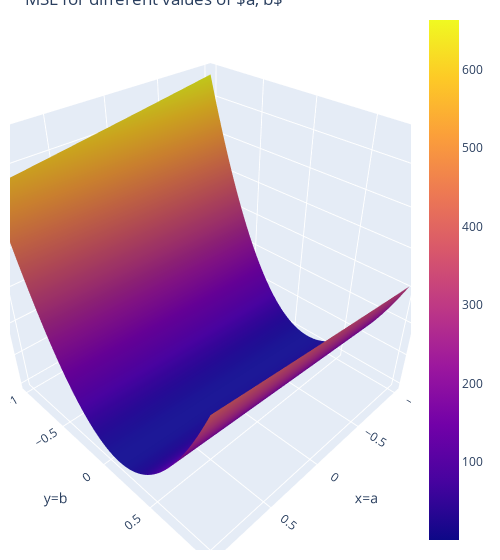

The code cell stored with this chart in its notebook:
### Markdown cell above
---
**Visual Solution** (not graded): Feel free to interact with the below plot and verify that the $\hat{a}$ and $\hat{b}$ you computed using either method above minimize the MSE. In the cell below  we plot the mean squared error for different parameter values. Note that now that we have two parameters, we have a 3D MSE surface plot.

Rotate the data around and zoom in and out using your trackpad or the controls at the top right of the figure. If you get an error that your browser does not support webgl, you may need to restart your kernel and/or browser.

### Code cell
# just run this cell
import itertools
import plotly.graph_objects as go

a_values = np.linspace(-1, 1, 80)
b_values = np.linspace(-1,1, 80)
mse_values = [mse_tips_linear(a, b) \
              for a, b in itertools.product(a_values, b_values)]
mse_values = np.reshape(mse_values, (len(a_values), len(b_values)), order='F')
fig = go.Figure(data=[go.Surface(x=a_values, y=b_values, z=mse_values)])
fig.update_layout(
    title=r'MSE for different values of $a, b$',
    autosize=False,
    scene = dict(
                    xaxis_title='x=a',
                    yaxis_title='y=b',
                    zaxis_title='z=MSE'),
                    width=500,
                    margin=dict(r=20, b=10, l=10, t=10))
fig.show()

### Figure 1 — Plotly figure (JSON) as saved in the notebook; plotly's stock layout.template omitted (floating-point values rounded to 4 significant figures; data arrays with more than 128 entries replaced by an {"elided": "..."} marker saying what was removed)
{"data": [{"type": "surface", "x": [-1, -0.9747, -0.9494, -0.9241, -0.8987, -0.8734, -0.8481, -0.8228, -0.7975, -0.7722, -0.7468, -0.7215, -0.6962, -0.6709, -0.6456, -0.6203, -0.5949, -0.5696, -0.5443, -0.519, -0.4937, -0.4684, -0.443, -0.4177, -0.3924, -0.3671, -0.3418, -0.3165, -0.2911, -0.2658, -0.2405, -0.2152, -0.1899, -0.1646, -0.1392, -0.1139, -0.08861, -0.06329, -0.03797, -0.01266, 0.01266, 0.03797, 0.06329, 0.08861, 0.1139, 0.1392, 0.1646, 0.1899, 0.2152, 0.2405, 0.2658, 0.2911, 0.3165, 0.3418, 0.3671, 0.3924, 0.4177, 0.443, 0.4684, 0.4937, 0.519, 0.5443, 0.5696, 0.5949, 0.6203, 0.6456, 0.6709, 0.6962, 0.7215, 0.7468, 0.7722, 0.7975, 0.8228, 0.8481, 0.8734, 0.8987, 0.9241, 0.9494, 0.9747, 1], "y": [-1, -0.9747, -0.9494, -0.9241, -0.8987, -0.8734, -0.8481, -0.8228, -0.7975, -0.7722, -0.7468, -0.7215, -0.6962, -0.6709, -0.6456, -0.6203, -0.5949, -0.5696, -0.5443, -0.519, -0.4937, -0.4684, -0.443, -0.4177, -0.3924, -0.3671, -0.3418, -0.3165, -0.2911, -0.2658, -0.2405, -0.2152, -0.1899, -0.1646, -0.1392, -0.1139, -0.08861, -0.06329, -0.03797, -0.01266, 0.01266, 0.03797, 0.06329, 0.08861, 0.1139, 0.1392, 0.1646, 0.1899, 0.2152, 0.2405, 0.2658, 0.2911, 0.3165, 0.3418, 0.3671, 0.3924, 0.4177, 0.443, 0.4684, 0.4937, 0.519, 0.5443, 0.5696, 0.5949, 0.6203, 0.6456, 0.6709, 0.6962, 0.7215, 0.7468, 0.7722, 0.7975, 0.8228, 0.8481, 0.8734, 0.8987, 0.9241, 0.9494, 0.9747, 1], "z": {"elided": "80x80 float values"}}], "layout": {"autosize": false, "margin": {"b": 10, "l": 10, "r": 20, "t": 10}, "scene": {"xaxis": {"title": {"text": "x=a"}}, "yaxis": {"title": {"text": "y=b"}}, "zaxis": {"title": {"text": "z=MSE"}}}, "title": {"text": "MSE for different values of $a, b$"}, "width": 500}}
